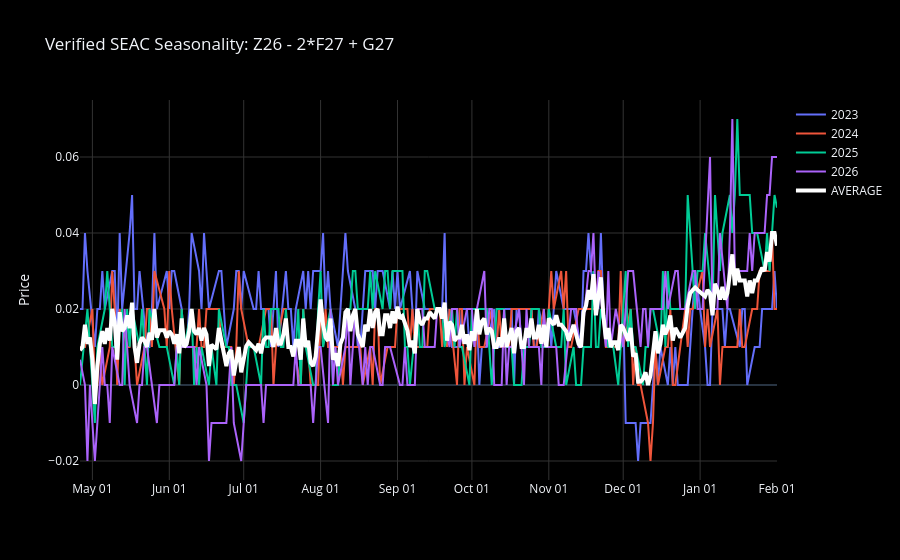

Notebook source saved alongside this figure:
### Code cell
from datetime import datetime
import pandas as pd

# 1. Setup
symbol = "CL"
expression = "Z26 - 2*F27 + G27"
seasons = [2023, 2024, 2025, 2026]

# 2. Run Pipeline
print(f"--- Data Health Report for {expression} ---")
codes = engine.get_required_codes(expression, seasons)
raw = db.get_contract_history(symbol, codes)

# Verify Raw Leg Lengths
for c in codes:
    if c in raw:
        print(f"Leg {c}: {len(raw[c])} rows")

prep = seaso.prepare_calendar(raw)
calc = seaso.calculate_expression(prep, expression)

# Verify Inner Join Result (All seasons should now have similar lengths)
print("\n--- After Expression Calculation (Inner Join) ---")
for s, df in calc.items():
    print(f"Season {s}: {len(df)} rows | Start: {df.index.min().date()} | End: {df.index.max().date()}")

# 3. Align and Plot
aligned = seaso.align_to_expiry(calc, window_days=250)

# Verify Alignment (All dates should be in year 2000)
print("\n--- After Alignment (Year 2000 Check) ---")
for s, df in aligned.items():
    print(f"Season {s} Aligned Range: {df.index.min().date()} to {df.index.max().date()}")

# 4. Final Visual Check
avg = seaso.get_average(aligned)
if not avg.empty:
    aligned["AVERAGE"] = avg

plotter.plot(aligned, title=f"Verified SEAC Seasonality: {expression}")

### Figure 1 — Plotly figure (JSON) as saved in the notebook; plotly's stock layout.template omitted (floating-point values rounded to 4 significant figures; data arrays with more than 128 entries replaced by an {"elided": "..."} marker saying what was removed)
{"data": [{"hovertemplate": "2023<br>Date: %{x|%b %d}<br>Price: %{y:.2f}<extra></extra>", "line": {"color": "#636EFA", "width": 2}, "name": "2023", "type": "scatter", "x": {"elided": "282 str values"}, "y": {"elided": "282 float values"}}, {"hovertemplate": "2024<br>Date: %{x|%b %d}<br>Price: %{y:.2f}<extra></extra>", "line": {"color": "#EF553B", "width": 2}, "name": "2024", "type": "scatter", "x": {"elided": "282 str values"}, "y": {"elided": "282 float values"}}, {"hovertemplate": "2025<br>Date: %{x|%b %d}<br>Price: %{y:.2f}<extra></extra>", "line": {"color": "#00CC96", "width": 2}, "name": "2025", "type": "scatter", "x": {"elided": "282 str values"}, "y": {"elided": "282 float values"}}, {"hovertemplate": "2026<br>Date: %{x|%b %d}<br>Price: %{y:.2f}<extra></extra>", "line": {"color": "#AB63FA", "width": 2}, "name": "2026", "type": "scatter", "x": {"elided": "282 str values"}, "y": {"elided": "282 float values"}}, {"hovertemplate": "AVERAGE<br>Date: %{x|%b %d}<br>Price: %{y:.2f}<extra></extra>", "line": {"color": "white", "width": 4}, "name": "AVERAGE", "type": "scatter", "x": {"elided": "282 str values"}, "y": {"elided": "282 float values"}}], "layout": {"hovermode": "x unified", "paper_bgcolor": "black", "plot_bgcolor": "black", "title": {"text": "Verified SEAC Seasonality: Z26 - 2*F27 + G27"}, "xaxis": {"gridcolor": "#333", "tickformat": "%b %d"}, "yaxis": {"gridcolor": "#333", "title": {"text": "Price"}}}}
